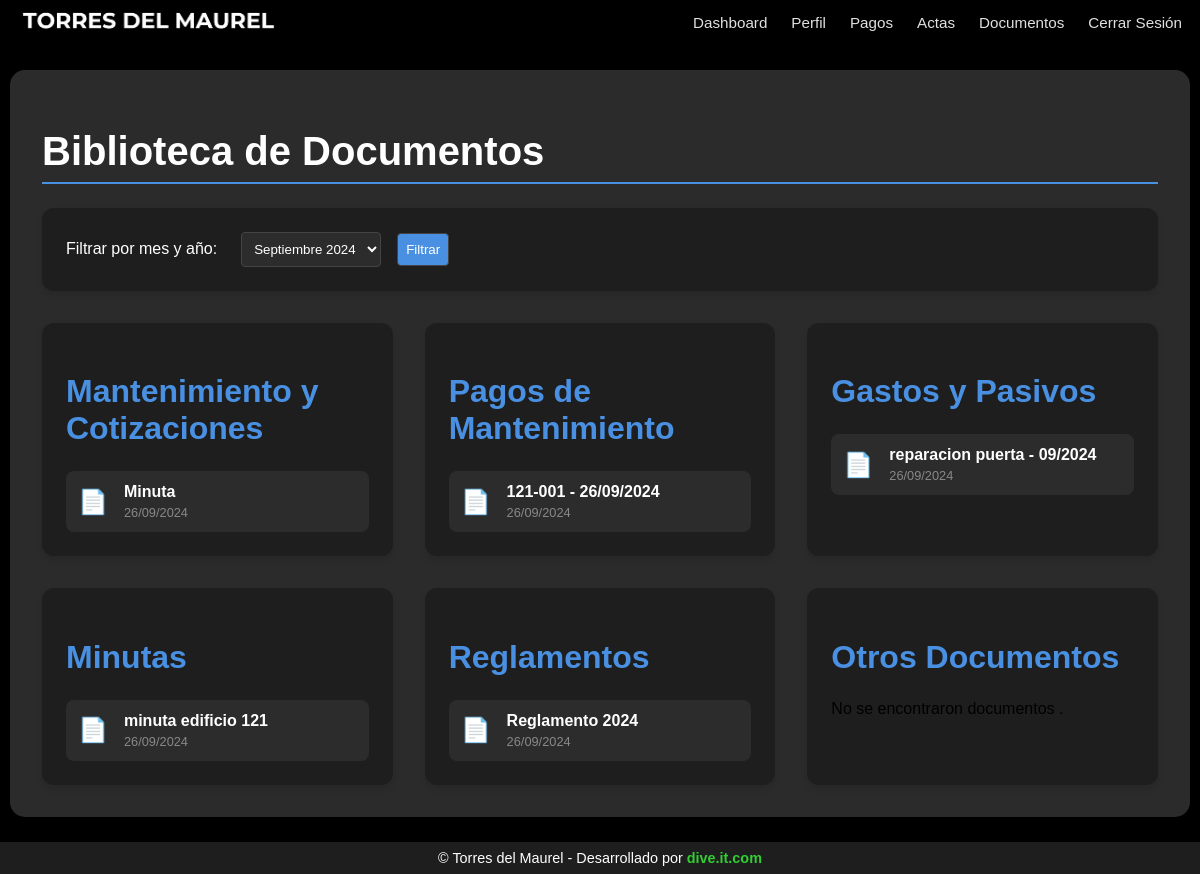
The page /documentos/ (signed in) on the database as committed earlier.
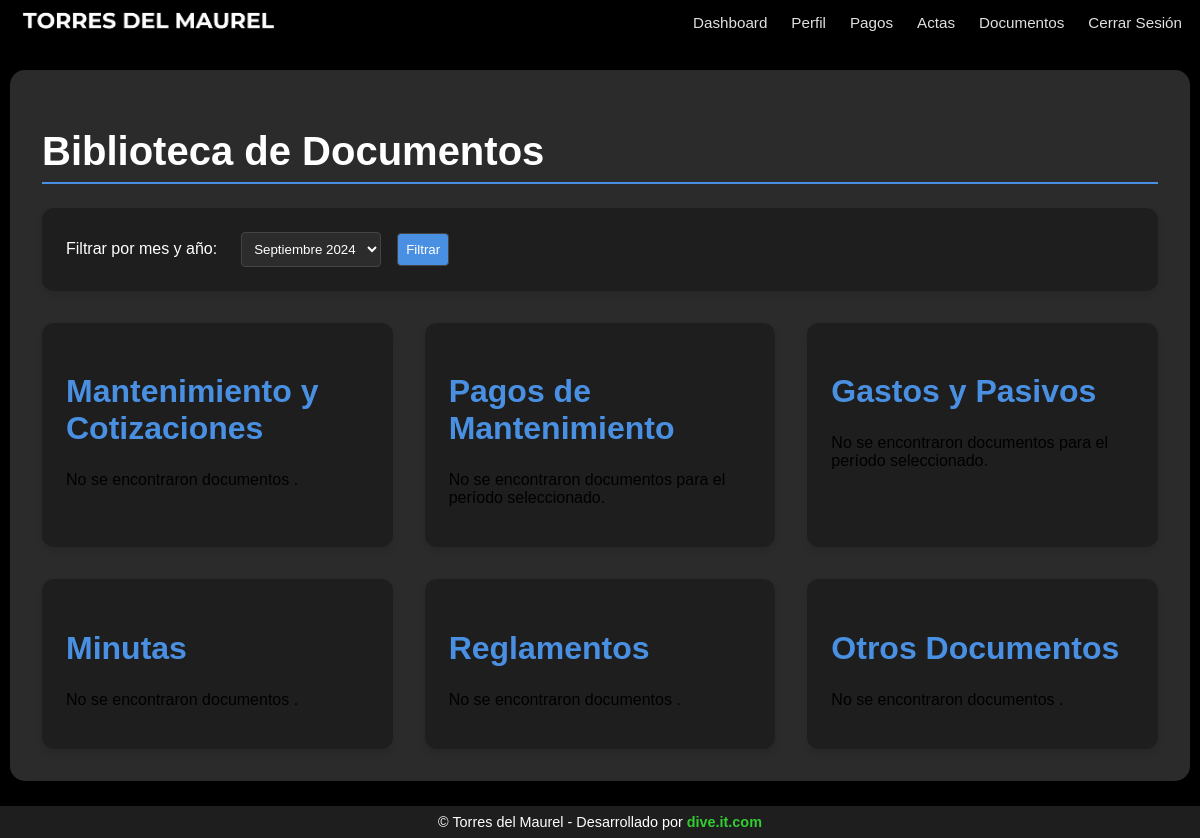
The same page on the database as committed later.
### website/models.py (models this page shows, shortened)
class Document(models.Model):
    DOCUMENT_TYPES = [
        ('mantenimiento', 'Mantenimiento y Cotizaciones'),
        ('minutas', 'Minutas'),
        ('reglamentos', 'Reglamentos'),
        ('otros', 'Otros'),
    ]
    title = models.CharField(max_length=255)
    document_type = models.CharField(max_length=50, choices=DOCUMENT_TYPES)
    file = models.FileField(upload_to='documents/')
    upload_date = models.DateTimeField(auto_now_add=True)
    date = models.DateField()  # The date associated with the document
    uploaded_by = models.ForeignKey(settings.AUTH_USER_MODEL, on_delete=models.SET_NULL, null=True)
    class Meta:
        ordering = ['-date', '-upload_date']

class CustomUser(AbstractUser):
    apartment_number = models.CharField(max_length=7, unique=True)
    email = models.EmailField(unique=True)
    phone_number = models.CharField(max_length=15, blank=True, null=True)
    is_first_login = models.BooleanField(default=True)
    is_debtor = models.BooleanField(default=False)

### website/views.py (the view)
# urls.py: path('documentos/', views.documentos, name='documentos'),
@login_required
def documentos(request):
    documents = Document.objects.all()
    start_date = timezone.datetime(2024, 9, 1).date()
    end_date = start_date + relativedelta(years=5, months=-1)
    current_date = timezone.now().date()
    selected_date = request.GET.get('date')
    if selected_date:
        selected_year, selected_month = map(int, selected_date.split('-'))
        selected_date = timezone.datetime(selected_year, selected_month, 1).date()
    else:
        selected_date = current_date
        selected_year, selected_month = selected_date.year, selected_date.month
    filtered_documents = documents.filter(
        date__year=selected_year,
        date__month=selected_month
    )
    date_range = []
    current = start_date
    while current <= end_date:
        date_range.append((current.year, current.month))
        current += relativedelta(months=1)
    grouped_documents = {
        'mantenimiento': documents.filter(document_type='mantenimiento'),
        'pagos_mantenimiento': filtered_documents.filter(document_type='pagos_mantenimiento'),
        'gastos_pasivos': filtered_documents.filter(document_type='gastos_pasivos'),
        'minutas': documents.filter(document_type='minutas'),
        'reglamentos': documents.filter(document_type='reglamentos'),
        'otros': documents.filter(document_type='otros'),
    }
    document_type_headers = {
        'mantenimiento': 'Mantenimiento y Cotizaciones',
        'pagos_mantenimiento': 'Pagos de Mantenimiento',
        'gastos_pasivos': 'Gastos y Pasivos',
        'minutas': 'Minutas',
        'reglamentos': 'Reglamentos',
        'otros': 'Otros Documentos',
    }
    context = {
        'grouped_documents': grouped_documents,
        'document_type_headers': document_type_headers,
        'selected_year': selected_year,
        'selected_month': selected_month,
        'selected_date': selected_date,
        'date_range': date_range,
    }
    return render(request, 'documentos.html', context)

### website/templatetags/custom_filters.py (called while the page is built)
@register.filter
def get_item(dictionary, key):
    return dictionary.get(key)

### website/templates/documentos.html (shortened to what this page needs)
{% extends "base.html" %}
{% load static %}
{% load custom_filters %}
{% block extra_css %}
<link rel="stylesheet" href="{% static 'css/documentos.css' %}">
{% endblock %}
{% block content %}
<div class="documentos-container dashboard-container">
    <h1>Biblioteca de Documentos</h1>
    <div class="filter-controls">
        <form method="get">
            <label for="date-filter">Filtrar por mes y año:</label>
            <select id="date-filter" name="date">
                {% for year, month in date_range %}
                    {% with month|stringformat:"02d" as month_string %}
                        <option value="{{ year }}-{{ month_string }}" {% if year == selected_year and month == selected_month %}selected{% endif %}>
                            {% if month_string == "01" %}Enero {{ year }}
                            {% elif month_string == "02" %}Febrero {{ year }}
                            {% elif month_string == "03" %}Marzo {{ year }}
                            {% elif month_string == "04" %}Abril {{ year }}
                            {% elif month_string == "05" %}Mayo {{ year }}
                            {% elif month_string == "06" %}Junio {{ year }}
                            {% elif month_string == "07" %}Julio {{ year }}
                            {% elif month_string == "08" %}Agosto {{ year }}
                            {% elif month_string == "09" %}Septiembre {{ year }}
                            {% elif month_string == "10" %}Octubre {{ year }}
                            {% elif month_string == "11" %}Noviembre {{ year }}
                            {% elif month_string == "12" %}Diciembre {{ year }}
                            {% endif %}
                        </option>
                    {% endwith %}
                {% endfor %}
            </select>
            <button type="submit">Filtrar</button>
        </form>
    </div>
    <div class="documents-sections">
        {% for section_name, documents in grouped_documents.items %}
            <div id="{{ section_name }}" class="section document-section">
                <h2>{{ document_type_headers|get_item:section_name }}</h2>
                {% if documents %}
                    <div class="document-list">
                        {% for doc in documents %}
                            <div class="document-item">
                                <a href="{{ doc.file.url }}" class="document-link" target="_blank">
                                    <span class="document-icon">📄</span>
                                    <span class="document-info">
                                        {% if section_name == 'pagos_mantenimiento' %}
                                            <span class="document-title">{{ doc.uploaded_by.username }} - {{ doc.date|date:"d/m/Y" }}</span>
                                        {% elif section_name == 'gastos_pasivos' %}
                                            <span class="document-title">{{ doc.title }}</span>
                                        {% else %}
                                            <span class="document-title">{{ doc.title }}</span>
                                        {% endif %}
                                        <span class="document-date">{{ doc.date|date:"d/m/Y" }}</span>
                                    </span>
                                </a>
                            </div>
                        {% endfor %}
                    </div>
                {% else %}
                    <p class="no-documents">No se encontraron documentos {% if section_name == 'pagos_mantenimiento' or section_name == 'gastos_pasivos' %}para el período seleccionado{% endif %}.</p>
                {% endif %}
            </div>
        {% endfor %}
    </div>
</div>
{% endblock %}

### website/templates/base.html (shortened to what this page needs)
<!DOCTYPE html>
<html lang="en">
<head>
    {% load static %}
    <link rel="stylesheet" href="{% static 'css/base.css' %}">
    {% block extra_css %}{% endblock %}
</head>
<body>
    <nav class="navbar">
        <div class="container navbar-content">
            <div class="navbar-left">
                <div class="logo-container">
                    <a href="{% url 'home' %}" class="logo-box">
                        <img src="{% static 'images/Maurel.png' %}" alt="Maurel_logo" class="logo">
                    </a>
                </div>
            </div>
            <div class="navbar-right navbar-menu">
                {% if user.is_authenticated %}
                    <a href="{% url 'dashboard' %}">Dashboard</a>
                    <a href="{% url 'profile' %}">Perfil</a>
                    <a href="{% url 'pagos' %}">Pagos</a>
                    <a href="{% url 'qys' %}">Actas</a>
                    <a href="{% url 'documentos' %}">Documentos</a>
                    <a href="{% url 'logout' %}">Cerrar Sesión</a>
                {% else %}
                    <a href="{% url 'login' %}">Iniciar Sesión</a>
                {% endif %}
            </div>
        </div>
    </nav>
    <div class="container" role="main">
        {% block content %}
        {% endblock %}
    </div>
    <footer>
        <div class="footer-content">
            © Torres del Maurel - Desarrollado por  <a class='dive-link' href='http://www.dive.it.com'> dive.it.com </a>
        </div>
    </footer>
</body>
</html>

### website/static/css/base.css (style rules this page uses)
body { font-family: Arial, sans-serif; background-color: black; margin: 0; padding: 0; }
.navbar { background-color: black; position: fixed; top: 0; left: 0; right: 0; z-index: 1000; }
.container { width: 100%; max-width: 1200px; margin: 0 auto; padding: 0 15px; box-sizing: border-box; }
.navbar-content { background-color: black; display: flex; justify-content: space-between; align-items: center; padding: 0.5rem 0; }
.logo-container { display: flex; align-items: center; }
.logo { max-height: 40px; }
.navbar-right { display: flex; gap: 0.5rem; }
.navbar-menu a { color: #e0e0e0; text-decoration: none; padding: 0.3rem 0.5rem; font-size: 0.95rem; }
.footer-content { text-align: center; color: white; padding: 0.5rem 0; background-color: #1e1e1e; font-size: 0.9rem; }
.dive-link { color: #32CD32; text-decoration: none; font-weight: bold; }
@media (max-width: 1200px) { .container { padding: 0 10px; } }

### website/static/css/documentos.css (style rules this page uses)
.documentos-container { padding: 2rem; margin-top: 70px; max-width: 1200px; margin-left: auto; margin-right: auto; background-color: #2A2B2A; margin-bottom: 25px; border-radius: 15px; box-shadow: 0 10px 20px rgba(0, 0, 0, 0.2); }
h1, h2 { color: #ffffff; margin-bottom: 1.5rem; }
h1 { font-size: 2.5rem; border-bottom: 2px solid #4a90e2; padding-bottom: 0.5rem; }
h2 { font-size: 2rem; color: #4a90e2; }
.filter-controls { background-color: #1e1e1e; border-radius: 12px; padding: 1.5rem; margin-bottom: 2rem; box-shadow: 0 4px 6px rgba(0, 0, 0, 0.1); }
.filter-controls form { display: flex; flex-wrap: wrap; gap: 1rem; align-items: center; }
.filter-controls label { color: #ffffff; margin-right: 0.5rem; }
.filter-controls select, .filter-controls button { padding: 0.5rem; border-radius: 4px; border: 1px solid #444; background-color: #2c2c2c; color: #ffffff; }
.filter-controls button { background-color: #4a90e2; cursor: pointer; transition: background-color 0.3s ease; }
.documents-sections { display: grid; grid-template-columns: repeat(auto-fit, minmax(300px, 1fr)); gap: 2rem; }
.document-section { background-color: #1e1e1e; border-radius: 12px; padding: 1.5rem; box-shadow: 0 4px 6px rgba(0, 0, 0, 0.1); }

Rows that differ between the two databases and show on the page:
removed Document: title "Minuta", date "26/09/2024", shown under "Mantenimiento y Cotizaciones"
removed Document: uploaded_by.username "121-001", date "26/09/2024", shown under "Pagos de Mantenimiento"
removed Document: title "reparacion puerta - 09/2024", date "26/09/2024", shown under "Gastos y Pasivos"
removed Document: title "minuta edificio 121", date "26/09/2024", shown under "Minutas"
removed Document: title "Reglamento 2024", date "26/09/2024", shown under "Reglamentos"
Other text that changed with them:
new list line: "No se encontraron documentos ."
new list line: "No se encontraron documentos para el período seleccionado ."
